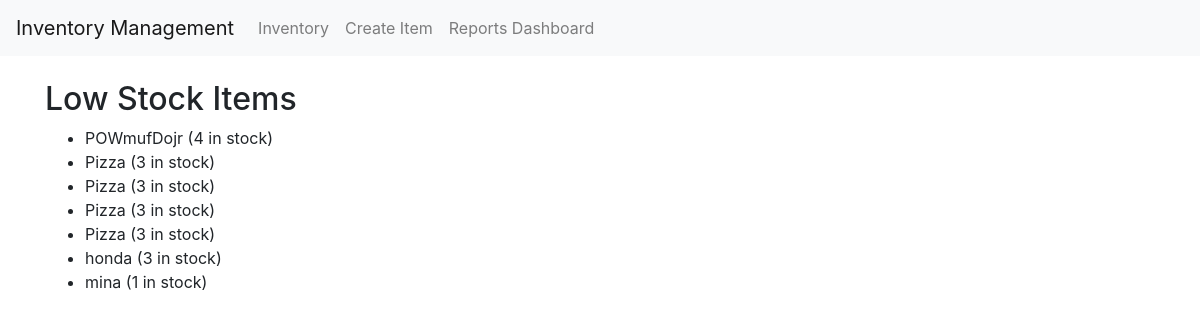
Page /reports/low_stock_items/ on the committed database.
### inventory/models.py (models this page shows, shortened)
class Item(models.Model):
    CATEGORY_CHOICES = [
        ('electronics', 'Electronics'),
        ('clothing', 'Clothing'),
        ('books', 'Books'),
    ]
    name = models.CharField(max_length=255)
    category = models.CharField(max_length=100, choices=CATEGORY_CHOICES, blank=True, null=True)
    quantity = models.IntegerField(validators=[MinValueValidator(0)])
    price = models.DecimalField(max_digits=10, decimal_places=2)
    description = models.TextField(blank=True, null=True)
    image = models.ImageField(upload_to='item_images/', blank=True, null=True)

### inventory/views.py (the view)
# urls.py: path('reports/low_stock_items/', LowStockItemsView.as_view(), name='low_stock_items'),
class LowStockItemsView(ListView):
    template_name = 'inventory/low_stock_items.html'
    context_object_name = 'low_stock_items'
    def get_queryset(self):
        return Item.objects.filter(quantity__lt=5)

### inventory/templates/inventory/low_stock_items.html
{% extends 'base.html' %}
{% block content %}
<h2>Low Stock Items</h2>
<ul>
  {% for item in low_stock_items %}
  <li>{{ item.name }} ({{ item.quantity }} in stock)</li>
  {% endfor %}
</ul>
{% endblock %}

### rows in the picture
Item: name "POWmufDojr", quantity "4"
Item: name "Pizza", quantity "3"
Item: name "Pizza", quantity "3"
Item: name "Pizza", quantity "3"
Item: name "Pizza", quantity "3"
Item: name "honda", quantity "3"
Item: name "mina", quantity "1"
